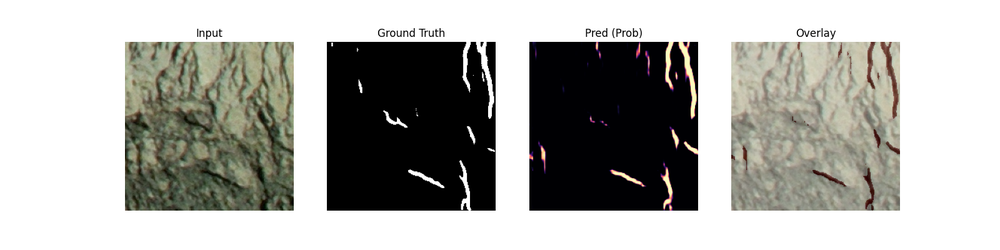
#> input picture samples/epoch10_sample0.png, 1000 x 250 px, shrunk from 1600 x 400 before the run
$ python -i infer.py   (imports and definitions only)
#> lines starting #> are read from the running program, lines starting #| are printed output that depends on the picture; after the words box and inside, x2 and y2 are one past the last pixel; in counts of white or black regions, pixels touching at a corner belong together
import cv2
import numpy as np
from PIL import Image
import os

def overlay_mask(image, mask, color=(255, 0, 0), alpha=0.5):
    overlay = np.array(image).copy()
    mask_rgb = np.zeros_like(overlay)
    mask_rgb[mask == 1] = color
    return cv2.addWeighted(overlay, 1 - alpha, mask_rgb, alpha, 0)

def predict_mask(image_path, save_dir="output"):
#> called with image_path = 'samples/epoch10_sample0.png', save_dir = 'output'
    os.makedirs(save_dir, exist_ok=True)

    # buka gambar asli
    img = Image.open(image_path).convert("RGB")
    img_np = np.array(img)

    # dummy: mask dari grayscale (nanti ganti pakai model asli)
    gray = cv2.cvtColor(img_np, cv2.COLOR_RGB2GRAY)
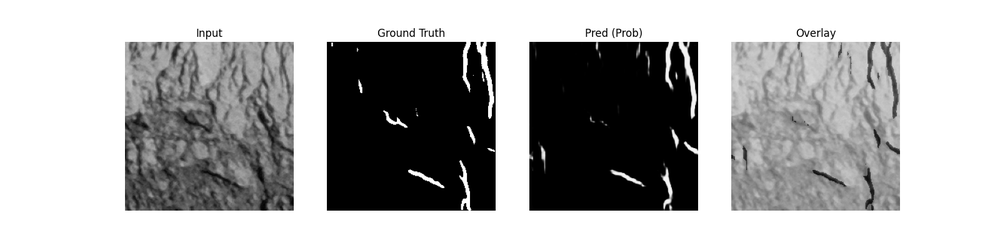
#> gray: shape (250, 1000); min 0, max 255, mean 171.6
    _, mask = cv2.threshold(gray, 127, 1, cv2.THRESH_BINARY)
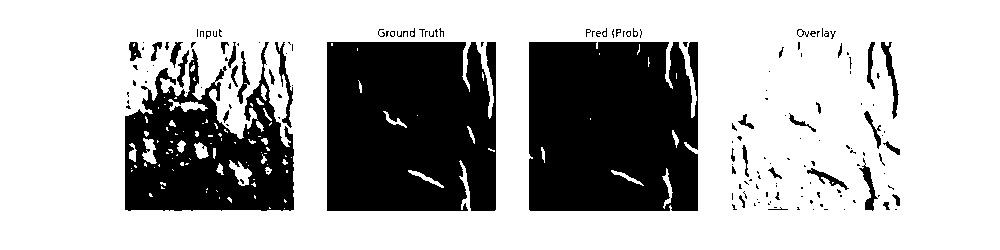
#> mask: shape (250, 1000); values 0 (black) and 1 (white), 69.7% white; 162 black regions (119 under 20 px), largest, box (x1, y1, x2, y2) and area: (529, 42, 698, 211) 27470, (327, 42, 496, 211) 27364, (125, 42, 294, 211) 16266

    # simpan mask
    mask_img = Image.fromarray((mask * 255).astype(np.uint8))
    mask_path = os.path.join(save_dir, "mask.png")
    mask_img.save(mask_path)

    # simpan overlay
    overlay = overlay_mask(img, mask)
#> in overlay_mask, `return cv2.addWeighted(overlay, 1 - alpha, mask_rgb, alpha, 0)`:
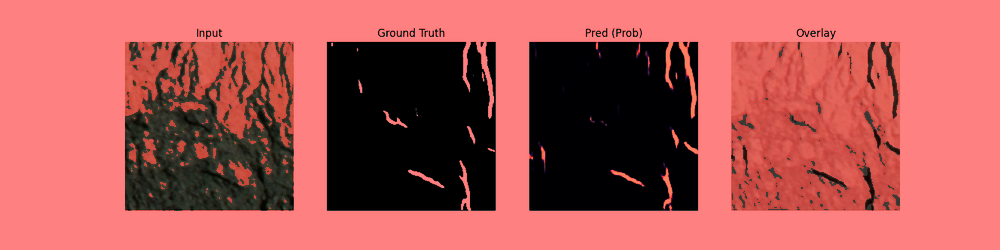
#> returned value: shape (250, 1000, 3); mean of channels 0, 1, 2 175, 86.3, 84.3; drawn as R, G, B
    overlay_img = Image.fromarray(overlay)
    overlay_path = os.path.join(save_dir, "overlay.png")
    overlay_img.save(overlay_path)

    return mask_path, overlay_path

>>> result = predict_mask('samples/epoch10_sample0.png')
